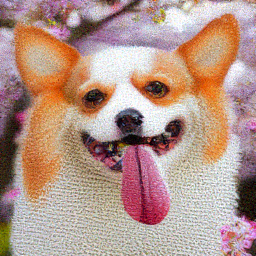
#> input picture images/finetuned_glide/upsampler20/256x256/000.png, 256 x 256 px, given in place of finetuned_glide, which was not available
$ python resize.py
#> lines starting #> are read from the running program, lines starting #| are printed output that depends on the picture
from PIL import Image
import os

def resize_images(input_folder, output_folder, sizes):
#> called with input_folder = 'images', output_folder = 'resized_images_64', sizes = 64
    for filename in os.listdir(input_folder):
        input_path = os.path.join(input_folder, filename)
        output_path_base, extension = os.path.splitext(filename)

        # Open the image
        with Image.open(input_path) as img:
            # Resize the image without specifying the resampling filter
#> img is the input picture: PIL image 256x256 RGB; mean R, G, B 180.6, 149.7, 138.6
            resized_img = img.resize((size, size))
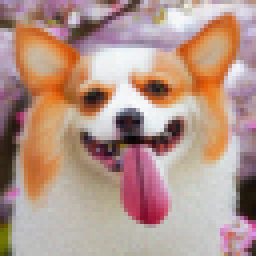
#> resized_img: PIL image 64x64 RGB (shown 4 times larger); mean R, G, B 180.6, 149.7, 138.7

            # Save the resized image
            output_path = os.path.join(output_folder, f"{output_path_base}{extension}")
            resized_img.save(output_path)

# Set your input and output folders
input_folder = "images"
output_folder = "resized_images_64"

# Set the desired sizes for resizing
size = 64

# Create output folder if it doesn't exist
if not os.path.exists(output_folder):
    os.makedirs(output_folder)

# Resize images
resize_images(input_folder, output_folder, size)

print("Images resized successfully for size 64x64.")

output_folder = "resized_images_256"

# Set the desired sizes for resizing
size = 256

# Create output folder if it doesn't exist
if not os.path.exists(output_folder):
    os.makedirs(output_folder)

# Resize images
resize_images(input_folder, output_folder, size)

print("Images resized successfully for size 256x256.")

$ run again, on images/finetuned_glide/upsampler20/64x64/001.png
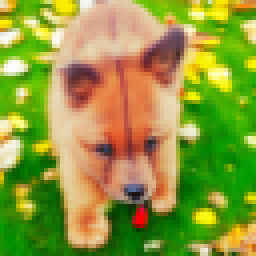
#> input picture images/finetuned_glide/upsampler20/64x64/001.png, 64 x 64 px, given in place of finetuned_glide, which was not available (shown 4 times larger)
#> in resize_images, img is the input picture: PIL image 64x64 RGB; mean R, G, B 143.9, 154.5, 60.6
#> in resize_images (call 2), `resized_img = img.resize((size, size))`:
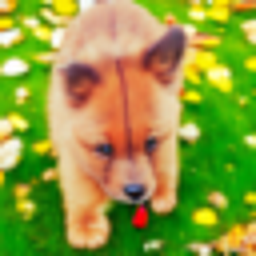
#> resized_img: PIL image 256x256 RGB; mean R, G, B 143.9, 154.5, 60.6

$ run again, on images/finetuned_glide/upsampler20/64x64/002.png
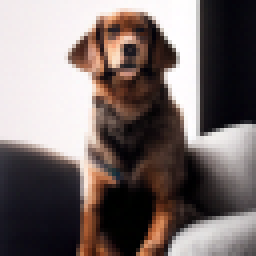
#> input picture images/finetuned_glide/upsampler20/64x64/002.png, 64 x 64 px, given in place of finetuned_glide, which was not available (shown 4 times larger)
#> in resize_images, img is the input picture: PIL image 64x64 RGB; mean R, G, B 120.5, 109.2, 107.3
#> in resize_images (call 2), `resized_img = img.resize((size, size))`:
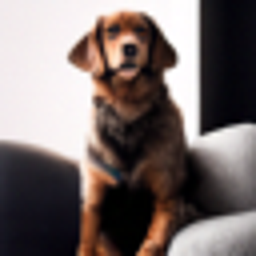
#> resized_img: PIL image 256x256 RGB; mean R, G, B 120.5, 109.2, 107.3

$ run again, on images/finetuned_glide/upsampler40/256x256/000.png
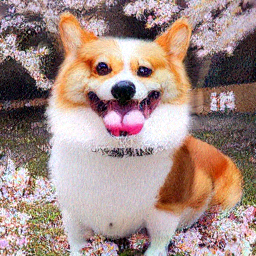
#> input picture images/finetuned_glide/upsampler40/256x256/000.png, 256 x 256 px, given in place of finetuned_glide, which was not available
#> in resize_images, img is the input picture: PIL image 256x256 RGB; mean R, G, B 164.1, 139.2, 133.1
#> in resize_images, `resized_img = img.resize((size, size))`:
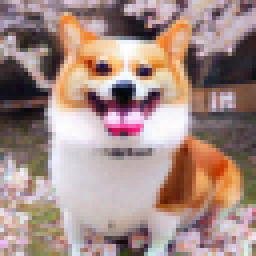
#> resized_img: PIL image 64x64 RGB (shown 4 times larger); mean R, G, B 164.1, 139.2, 133.1
